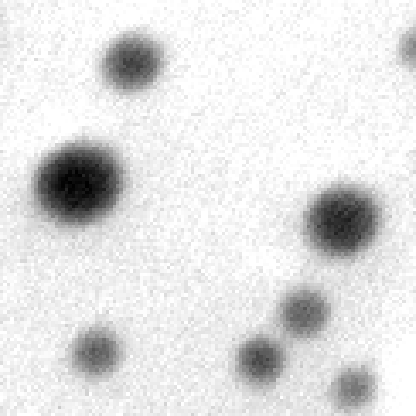
#> input picture final project/40_images/11500X00.png, 416 x 416 px; its folder holds only this picture in this run
$ jupyter execute --allow-errors final_project.ipynb
#> lines starting #> are read from the running program, lines starting #| are printed output that depends on the picture; after the words box and inside, x2 and y2 are one past the last pixel; in counts of white or black regions, pixels touching at a corner belong together
# MAT_SCI 465 Final Project
## Data Efficiency in Deep Learning for TEM Nanoparticle Segmentation

This notebook:
1. Runs a **classical segmentation baseline** (Gaussian → CLAHE → Otsu → Watershed).
2. Trains a **U-Net (PyTorch)** for multiple labeled set sizes.
3. Evaluates **IoU / Dice** on a fixed test set.
4. Produces a **learning curve** and estimates the **crossover (break-even) label count**.
5. Converts label count into **annotation time** to judge whether extra labeling effort is justified.

[cell 1]
from pathlib import Path

# Dataset location
DATA_DIR = Path.home() / "Desktop" / "465" / "raw_data"
LABEL_DIR = Path.home() / "Desktop" / "465" / "labels"

print("DATA_DIR:", DATA_DIR)
print("LABEL_DIR:", LABEL_DIR)
print("Images folder exists:", DATA_DIR.exists())
print("Labels folder exists:", LABEL_DIR.exists())

[cell 2]
from pathlib import Path
import os, zipfile, random, warnings
import numpy as np
import matplotlib.pyplot as plt

warnings.filterwarnings("ignore", category=FutureWarning)

SEED = 465
random.seed(SEED)
np.random.seed(SEED)

DATA_ZIP = None

# Use the x-image dataset
DATA_DIR = Path.home() / "Desktop" / "465" / "40_images"
LABEL_DIR = Path.home() / "Desktop" / "465" / "40_labels"

OUT_DIR = Path.home() / "Desktop" / "465" / "outputs"
OUT_DIR.mkdir(exist_ok=True)

[cell 3]
# Collect images and labels
if not DATA_DIR.exists():
    raise FileNotFoundError(f"Could not find image folder: {DATA_DIR}")

image_paths = sorted([p for p in DATA_DIR.glob('*.png') if p.is_file()])
print(f"Found {len(image_paths)} images in {DATA_DIR.resolve()}")
assert len(image_paths) > 0, f'No PNG images found in {DATA_DIR}'

label_paths = {}
if LABEL_DIR.exists():
    for lp in LABEL_DIR.glob('*.png'):
        label_paths[lp.name] = lp
print(f"Found {len(label_paths)} label masks in {LABEL_DIR.resolve() if LABEL_DIR.exists() else LABEL_DIR}")

[cell 4]
from PIL import Image

def read_gray(path: Path):
    img = Image.open(path).convert("L")
    return np.array(img)

def read_mask(path: Path):
    m = Image.open(path).convert("L")
    m = np.array(m)
    return (m > 127).astype(np.uint8)

# Quick view
idx = 0
img0 = read_gray(image_paths[idx])
plt.figure()
plt.imshow(img0, cmap='gray')
plt.title(f"Example image: {image_paths[idx].name}  shape={img0.shape}")
plt.axis('off')
plt.show()

[cell 5]
from skimage import exposure, filters, morphology, measure, segmentation
from scipy import ndimage as ndi

# Classical pipeline
def classical_segment(image_u8: np.ndarray,
                      sigma: float = 1.0,
                      clahe_clip: float = 0.01,
                      min_size: int = 10,
                      dark_objects: bool = True):
#> called with sigma = 1, clahe_clip = 0.01, min_size = 10, dark_objects = True
    img = image_u8.astype(np.float32)
#> img: shape (416, 416) float32
    img = (img - img.min()) / (img.max() - img.min() + 1e-8)

    blurred = filters.gaussian(img, sigma=sigma)
    enhanced = exposure.equalize_adapthist(blurred, clip_limit=clahe_clip)
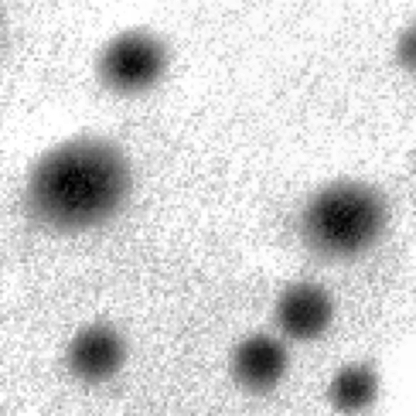
#> enhanced: shape (416, 416) float32; min 0, max 1, mean 0.813

    thr = filters.threshold_otsu(enhanced)
#> thr = 0.635
    binary = enhanced < thr if dark_objects else enhanced > thr
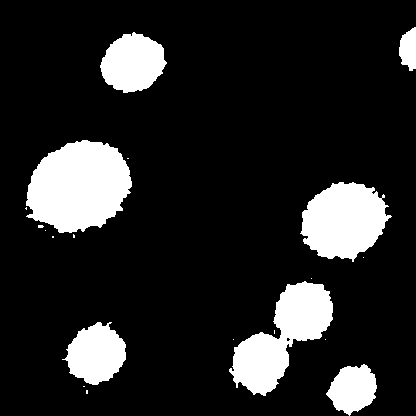
#> binary: shape (416, 416) bool; 15% white; 20 white regions (13 under 20 px), largest, box (x1, y1, x2, y2) and area: (26, 140, 132, 233) 7308, (229, 281, 333, 396) 5506, (300, 182, 392, 262) 5081

    binary = morphology.remove_small_objects(binary, min_size=min_size)
    binary = morphology.remove_small_holes(binary, area_threshold=min_size)
#> binary: shape (416, 416) bool; 14.9% white; 8 white regions (1 under 20 px), largest, box (x1, y1, x2, y2) and area: (26, 140, 132, 233) 7308, (229, 281, 333, 396) 5513, (300, 182, 392, 262) 5081

    distance = ndi.distance_transform_edt(binary)
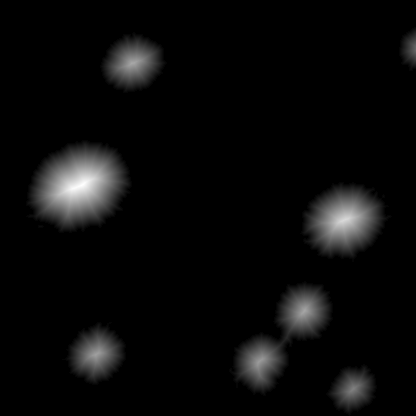
#> distance: shape (416, 416) float64; min 0, max 41.98, mean 1.7; drawn with min black and max white
    coords = morphology.local_maxima(distance)
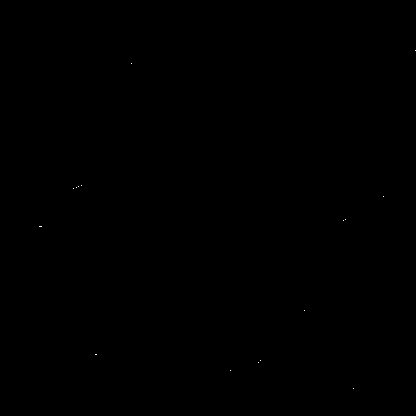
#> coords: shape (416, 416) bool; 0.01% white in thin lines or dots, all inside (x1, y1, x2, y2) = (39, 50, 416, 389)
    markers = measure.label(coords)
#> markers: shape (416, 416) int32; 17 distinct labels, from 0 to 16

    labels = segmentation.watershed(-distance, markers, mask=binary)
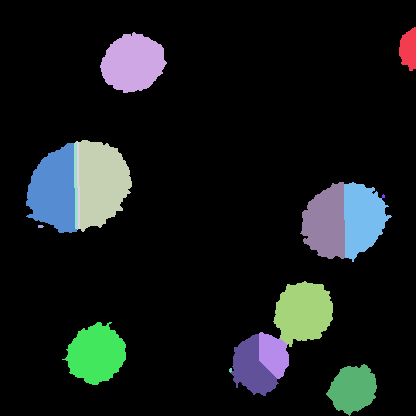
#> labels: shape (416, 416) int32; 17 distinct labels, from 0 to 16; one colour per label, 0 black
    mask = (labels > 0).astype(np.uint8)

    return {
        'blurred': blurred,
        'enhanced': enhanced,
        'threshold': thr,
        'binary': binary.astype(np.uint8),
        'mask': mask,
        'labels': labels
    }

[cell 6]
# Visualization
img_example = read_gray(image_paths[0])
res = classical_segment(img_example)
#> res = 6 items

plt.figure(figsize=(12,3))
for i, (k, v) in enumerate([
    ('raw', img_example),
    ('enhanced', res['enhanced']),
    ('mask', res['mask']),
    ('labels', res['labels'])
]):
    plt.subplot(1, 4, i+1)
    plt.imshow(v, cmap='nipy_spectral' if k == 'labels' else 'gray')
    plt.title(k)
    plt.axis('off')
#> this loop made 4 passes
#> k on passes 1 to 4: 'raw', 'enhanced', 'mask', 'labels'
plt.tight_layout()
plt.show()

[cell 7]
def iou_dice(pred: np.ndarray, gt: np.ndarray):
    pred = (pred>0).astype(np.uint8)
    gt = (gt>0).astype(np.uint8)
    inter = np.logical_and(pred, gt).sum()
#> inter = 25848
    union = np.logical_or(pred, gt).sum()
#> union = 25848
    iou = inter / (union + 1e-8)
#> iou = 1
    dice = (2*inter) / (pred.sum() + gt.sum() + 1e-8)
#> dice = 1
    return float(iou), float(dice)

# If no labels exist, generate pseudo-labels from classical method
PSEUDO_DIR = OUT_DIR / 'labels_pseudo'
use_pseudo = False
if len(label_paths)==0:
    use_pseudo = True
    PSEUDO_DIR.mkdir(exist_ok=True)
    for p in image_paths:
        m = classical_segment(read_gray(p))['mask']
        Image.fromarray((m*255).astype(np.uint8)).save(PSEUDO_DIR / p.name)
    label_paths = {p.name: (PSEUDO_DIR / p.name) for p in image_paths}
    print(f"No manual labels found. Generated pseudo-labels in {PSEUDO_DIR}")
else:
    print("Using manual labels from labels/")

paired = [(p, label_paths.get(p.name, None)) for p in image_paths]
paired = [(p,l) for p,l in paired if l is not None]
print(f"Paired images+labels: {len(paired)}")
#> (the rest of this cell did not finish here and is left out)

[cell 8]
N_TEST = 8
N_VAL = 8

random.shuffle(paired)

test_pairs = paired[:N_TEST]
val_pairs = paired[N_TEST:N_TEST+N_VAL]
train_pool = paired[N_TEST+N_VAL:]

print(f"Train pool: {len(train_pool)}, Val: {len(val_pairs)}, Test: {len(test_pairs)}")
#> (the rest of this cell did not finish here and is left out)

[cell 9]
# Classical baseline evaluation on the TEST set
classical_ious=[]
classical_dices=[]
for img_p, lab_p in test_pairs:
    img = read_gray(img_p)
    gt = read_mask(lab_p)
    pred = classical_segment(img, dark_objects=True)['mask']
    iou, dice = iou_dice(pred, gt)
#> iou = 1; dice = 1
    classical_ious.append(iou)
    classical_dices.append(dice)

baseline_iou = float(np.mean(classical_ious))
#> baseline_iou = 1
baseline_dice = float(np.mean(classical_dices))
#> baseline_dice = 1
print(f"Classical baseline (Watershed, dark-object Otsu) on test: IoU={baseline_iou:.4f}, Dice={baseline_dice:.4f}")
#| Classical baseline (Watershed, dark-object Otsu) on test: IoU=1.0000, Dice=1.0000

[cell 10]
## import torch
from torch import nn
from torch.utils.data import Dataset, DataLoader
from PIL import Image

#> (the rest of this cell did not finish here and is left out)

[cell 11]
# [53 lines left out: functions eval_model, train_unet, not called in this run]

[cell 12]
# Data efficiency
TRAIN_SIZES = [4, 8, 16, 24]
N_REPEATS = 5  # run multiple seeds to estimate stability
EPOCHS = 25

results = []

for n in TRAIN_SIZES:
    if len(train_pool) < n:
        print(f"Skipping n={n} (train pool too small)")
        continue

    scores_iou=[]; scores_dice=[]
    for r in range(N_REPEATS):
        random.shuffle(train_pool)
        train_pairs = train_pool[:n]

        torch.manual_seed(SEED + 1000*n + r)
        if torch.cuda.is_available():
            torch.cuda.manual_seed_all(SEED + 1000*n + r)

        model = train_unet(train_pairs, val_pairs, epochs=EPOCHS, lr=1e-3, batch_size=4)
        test_iou, test_dice = eval_model(model, test_pairs)
        scores_iou.append(test_iou)
        scores_dice.append(test_dice)
        print(f"n={n:02d} repeat={r+1} -> TEST IoU={test_iou:.4f}, Dice={test_dice:.4f}")

    results.append({
        'train_images': n,
        'test_iou_mean': float(np.mean(scores_iou)),
        'test_iou_std': float(np.std(scores_iou, ddof=1) if len(scores_iou)>1 else 0.0),
        'test_dice_mean': float(np.mean(scores_dice)),
        'test_dice_std': float(np.std(scores_dice, ddof=1) if len(scores_dice)>1 else 0.0),
    })

results

[cell 13]
# Results

results_sorted = sorted(results, key=lambda x: x['train_images'])

print("Results Table")
print(f"{'Train Images':>12}  {'Mean IoU':>10}  {'IoU Std':>8}  {'Mean Dice':>10}  {'Dice Std':>9}  {'ΔIoU vs Classical':>18}  {'ΔDice vs Classical':>19}")

for r in results_sorted:
    delta_iou = r['test_iou_mean'] - baseline_iou
    delta_dice = r['test_dice_mean'] - baseline_dice

    print(f"{r['train_images']:12d}  "
          f"{r['test_iou_mean']:10.4f}  "
          f"{r['test_iou_std']:8.4f}  "
          f"{r['test_dice_mean']:10.4f}  "
          f"{r['test_dice_std']:9.4f}  "
          f"{delta_iou:18.4f}  "
          f"{delta_dice:19.4f}")

print("\nClassical Baseline")
print(f"IoU  = {baseline_iou:.4f}")
#| IoU  = 1.0000
print(f"Dice = {baseline_dice:.4f}")
#| Dice = 1.0000

[cell 14]
import matplotlib.pyplot as plt

results_sorted = sorted(results, key=lambda x: x['train_images'])

train_images = [r['train_images'] for r in results_sorted]
mean_scores_iou = [r['test_iou_mean'] for r in results_sorted]
std_scores_iou = [r['test_iou_std'] for r in results_sorted]

def estimate_crossover(train_sizes, unet_scores, classical_score):
#> called with classical_score = 1
    for i in range(len(train_sizes) - 1):
        x1, x2 = train_sizes[i], train_sizes[i+1]
        y1, y2 = unet_scores[i], unet_scores[i+1]

        if (y1 - classical_score) * (y2 - classical_score) <= 0:
            slope = (y2 - y1) / (x2 - x1)
            if abs(slope) < 1e-12:
                return float(x1)
            return x1 + (classical_score - y1) / slope
    return None

crossover = estimate_crossover(train_images, mean_scores_iou, baseline_iou)

#> (the rest of this cell did not finish here and is left out)

[cell 15]
# Labeling cost

minutes_per_image = 8  # set this to your own average labeling time

# [4 lines left out: function mins_to_hm, not called in this run]

results_sorted = sorted(results, key=lambda x: x['train_images'])

if crossover is not None:
    total_mins = crossover * minutes_per_image
    print(f"If annotation takes ~{minutes_per_image} min/image, break-even effort ≈ {total_mins:.0f} min ({mins_to_hm(total_mins)}).")
else:
    print("No crossover found within tested train sizes.")

print("\nSummary:")
print(f"Classical baseline: IoU={baseline_iou:.3f}, Dice={baseline_dice:.3f}")
#| Classical baseline: IoU=1.000, Dice=1.000

for r in results_sorted:
    delta_iou = r['test_iou_mean'] - baseline_iou
    delta_dice = r['test_dice_mean'] - baseline_dice
    print(
        f"U-Net @ n={r['train_images']:2d}: "
        f"IoU={r['test_iou_mean']:.3f}±{r['test_iou_std']:.3f} "
        f"(Δ={delta_iou:+.3f}), "
        f"Dice={r['test_dice_mean']:.3f}±{r['test_dice_std']:.3f} "
        f"(Δ={delta_dice:+.3f})"
    )

$ run again, on final project/40_images/11500X102.png
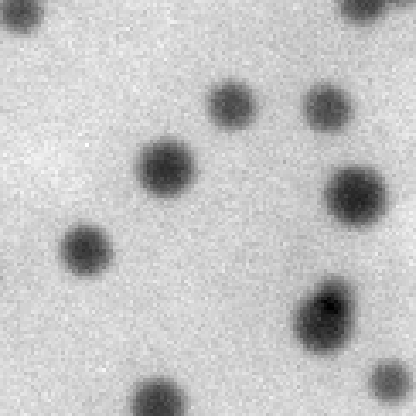
#> input picture final project/40_images/11500X102.png, 416 x 416 px
#> thr = 0.541
#> in classical_segment, `binary = enhanced < thr if dark_objects else enhanced > thr`:
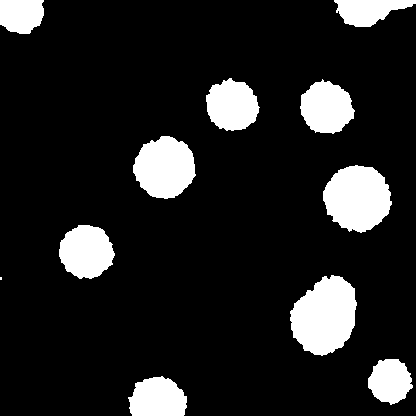
#> binary: shape (416, 416) bool; 13.3% white; 11 white regions (1 under 20 px), largest, box (x1, y1, x2, y2) and area: (290, 275, 357, 356) 3914, (323, 165, 392, 233) 3473, (133, 136, 196, 199) 2942
#> coords: shape (416, 416) bool; 0.01% white in thin lines or dots, all inside (x1, y1, x2, y2) = (14, 0, 391, 407)
#> markers: shape (416, 416) int32; 11 distinct labels, from 0 to 10
#> in classical_segment, `labels = segmentation.watershed(-distance, markers, mask=binary)`:
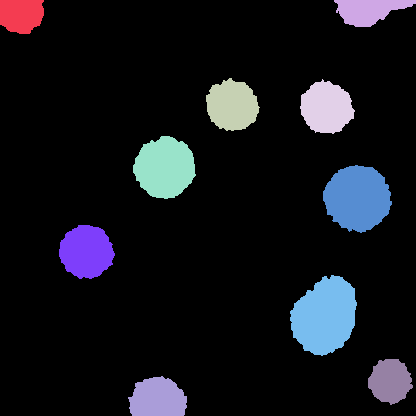
#> labels: shape (416, 416) int32; 11 distinct labels, from 0 to 10; one colour per label, 0 black
#> res = 6 items
#> the loop `for i, (k, v) in enumerate([ ('raw', img_example), ('enhanced', res['e..` made 4 passes
#> k on passes 1 to 4: 'raw', 'enhanced', 'mask', 'labels'
#> inter = 22943
#> in iou_dice, `iou = inter / (union + 1e-8)`: iou = 1
#| Classical baseline (Watershed, dark-object Otsu) on test: IoU=1.0000, Dice=1.0000
#| IoU  = 1.0000
#| Dice = 1.0000
#| Classical baseline: IoU=1.000, Dice=1.000

$ run again, on final project/40_images/11500X104.png
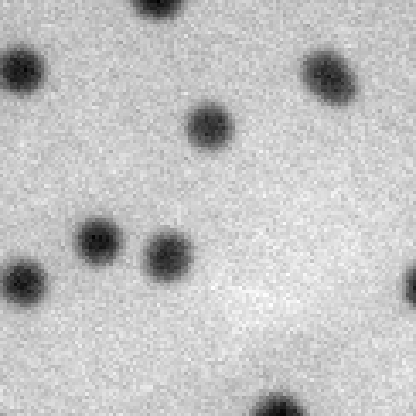
#> input picture final project/40_images/11500X104.png, 416 x 416 px
#> in classical_segment, `enhanced = exposure.equalize_adapthist(blurred, clip_limit=clahe_clip)`:
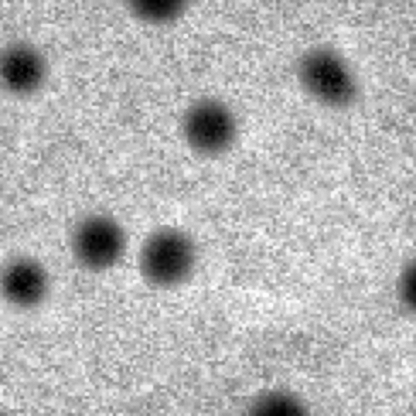
#> enhanced: shape (416, 416) float32; min 0, max 1, mean 0.706
#> thr = 0.514
#> coords: shape (416, 416) bool; 0.01% white in thin lines or dots
#> markers: shape (416, 416) int32; 13 distinct labels, from 0 to 12
#> in classical_segment, `labels = segmentation.watershed(-distance, markers, mask=binary)`:
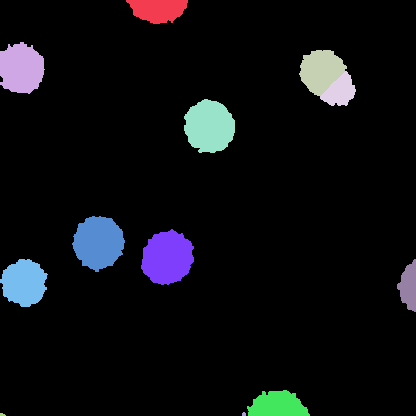
#> labels: shape (416, 416) int32; 13 distinct labels, from 0 to 12; one colour per label, 0 black
#> res = 6 items
#> the loop `for i, (k, v) in enumerate([ ('raw', img_example), ('enhanced', res['e..` made 4 passes
#> k on passes 1 to 4: 'raw', 'enhanced', 'mask', 'labels'
#> inter = 15122
#> in iou_dice, `iou = inter / (union + 1e-8)`: iou = 1
#| Classical baseline (Watershed, dark-object Otsu) on test: IoU=1.0000, Dice=1.0000
#| IoU  = 1.0000
#| Dice = 1.0000
#| Classical baseline: IoU=1.000, Dice=1.000

$ run again, on final project/40_images/11500X114.png
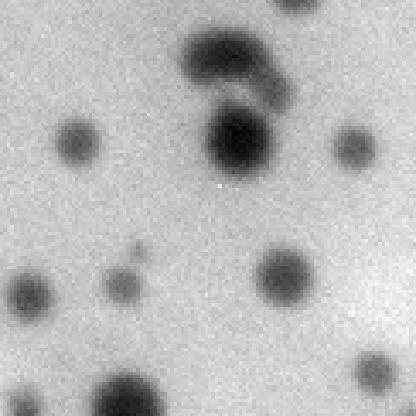
#> input picture final project/40_images/11500X114.png, 416 x 416 px
#> thr = 0.541
#> in classical_segment, `binary = enhanced < thr if dark_objects else enhanced > thr`:
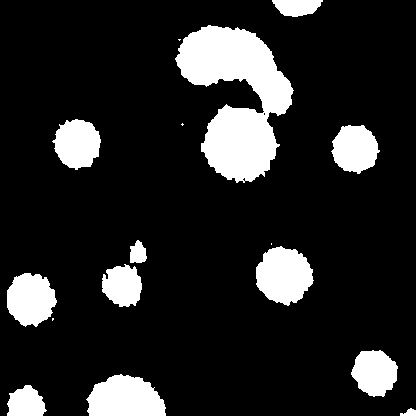
#> binary: shape (416, 416) bool; 14.8% white; 16 white regions (4 under 20 px), largest, box (x1, y1, x2, y2) and area: (175, 25, 294, 183) 10143, (86, 374, 166, 416) 2580, (256, 246, 314, 306) 2499
#> coords: shape (416, 416) bool; 0.01% white in thin lines or dots
#> markers: shape (416, 416) int32; 24 distinct labels, from 0 to 23
#> in classical_segment, `labels = segmentation.watershed(-distance, markers, mask=binary)`:
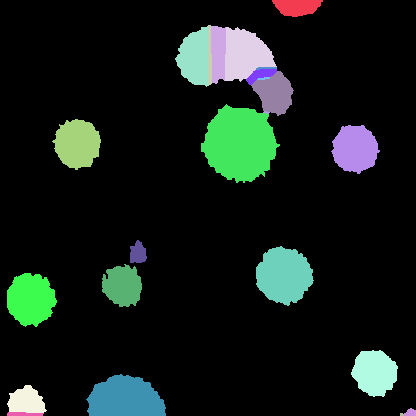
#> labels: shape (416, 416) int32; 24 distinct labels, from 0 to 23; one colour per label, 0 black
#> res = 6 items
#> the loop `for i, (k, v) in enumerate([ ('raw', img_example), ('enhanced', res['e..` made 4 passes
#> k on passes 1 to 4: 'raw', 'enhanced', 'mask', 'labels'
#> inter = 25614
#> in iou_dice, `iou = inter / (union + 1e-8)`: iou = 1
#| Classical baseline (Watershed, dark-object Otsu) on test: IoU=1.0000, Dice=1.0000
#| IoU  = 1.0000
#| Dice = 1.0000
#| Classical baseline: IoU=1.000, Dice=1.000
